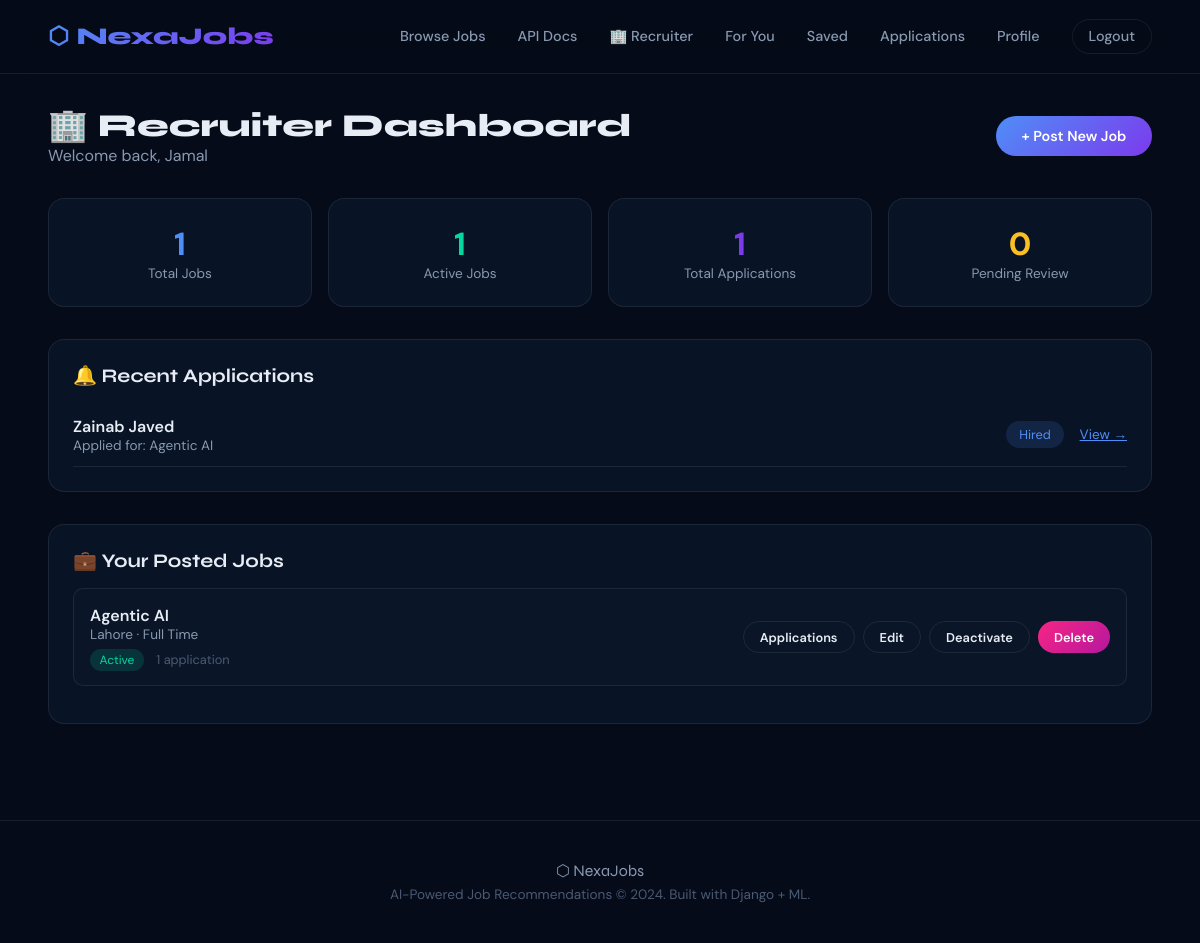
Screenshot of /recruiter/ (signed in) with the database file from the repository.
### feedback/models.py (models this page shows, shortened)
class JobApplication(models.Model):
    STATUS_CHOICES = [
        ('submitted', 'Submitted'),
        ('under_review', 'Under Review'),
        ('shortlisted', 'Shortlisted'),
        ('rejected', 'Rejected'),
        ('hired', 'Hired'),
    ]
    user = models.ForeignKey(User, on_delete=models.CASCADE, related_name='applications')
    job = models.ForeignKey(JobListing, on_delete=models.CASCADE, related_name='applications')
    full_name = models.CharField(max_length=150)
    email = models.EmailField()
    phone = models.CharField(max_length=20)
    cover_letter = models.TextField()
    resume_pdf = models.FileField(upload_to='applications/resumes/')
    portfolio_url = models.URLField(blank=True)
    linkedin_url = models.URLField(blank=True)
    years_of_experience = models.IntegerField(default=0)
    current_company = models.CharField(max_length=150, blank=True)
    expected_salary = models.CharField(max_length=50, blank=True)
    notice_period = models.CharField(max_length=50, blank=True)
    status = models.CharField(max_length=20, choices=STATUS_CHOICES, default='submitted')
    applied_at = models.DateTimeField(auto_now_add=True)
    updated_at = models.DateTimeField(auto_now=True)
    class Meta:
        unique_together = ['user', 'job']
        ordering = ['-applied_at']

### jobs/models.py (models this page shows, shortened)
class JobListing(models.Model):
    title = models.CharField(max_length=200)
    company = models.CharField(max_length=200)
    company_logo = models.URLField(blank=True, default='')
    description = models.TextField()
    required_skills = models.TextField(help_text="Comma-separated skills")
    location = models.CharField(max_length=150)
    job_type = models.CharField(max_length=20, choices=JOB_TYPE_CHOICES, default='full_time')
    category = models.CharField(max_length=30, choices=CATEGORY_CHOICES, default='software')
    experience_required = models.CharField(max_length=10, choices=EXPERIENCE_REQUIRED, default='fresher')
    salary_min = models.IntegerField(null=True, blank=True)
    salary_max = models.IntegerField(null=True, blank=True)
    source_url = models.URLField(blank=True)
    posted_by = models.ForeignKey(User, on_delete=models.SET_NULL, null=True, blank=True, related_name='posted_jobs')
    is_active = models.BooleanField(default=True)
    posted_at = models.DateTimeField(auto_now_add=True)
    updated_at = models.DateTimeField(auto_now=True)
    class Meta:
        ordering = ['-posted_at']

### recruiter/views.py (the view)
    @login_required
    def wrapper(request, *args, **kwargs):
        profile = getattr(request.user, 'profile', None)
        if not profile or not profile.is_recruiter:
            messages.error(request, 'This page is for recruiters only.')
            return redirect('dashboard')
        return view_func(request, *args, **kwargs)

### recruiter/views.py (called while the page is built)
def recruiter_required(view_func):
    @login_required
    def wrapper(request, *args, **kwargs):
        profile = getattr(request.user, 'profile', None)
        if not profile or not profile.is_recruiter:
            messages.error(request, 'This page is for recruiters only.')
            return redirect('dashboard')
        return view_func(request, *args, **kwargs)
    return wrapper

### templates/recruiter/dashboard.html (shortened to what this page needs)
{% extends 'base.html' %}
{% block content %}
<div style="padding:2rem 3rem;max-width:1200px;margin:0 auto;">
  <div style="display:flex;justify-content:space-between;align-items:center;margin-bottom:2rem;">
    <div>
      <h1 style="font-family:'Syne',sans-serif;font-size:2rem;font-weight:800;">🏢 Recruiter Dashboard</h1>
      <p style="color:var(--text2);">Welcome back, {{ request.user.first_name|default:request.user.username }}</p>
    </div>
    <a href="{% url 'post_job' %}" class="btn btn-primary">+ Post New Job</a>
  </div>
  <div style="display:grid;grid-template-columns:repeat(4,1fr);gap:1rem;margin-bottom:2rem;">
    <div class="glass-card" style="padding:1.5rem;text-align:center;">
      <div style="font-size:2rem;font-weight:800;color:var(--accent);">{{ total_jobs }}</div>
      <div style="color:var(--text2);font-size:.85rem;">Total Jobs</div>
    </div>
    <div class="glass-card" style="padding:1.5rem;text-align:center;">
      <div style="font-size:2rem;font-weight:800;color:#06d6a0;">{{ active_jobs }}</div>
      <div style="color:var(--text2);font-size:.85rem;">Active Jobs</div>
    </div>
    <div class="glass-card" style="padding:1.5rem;text-align:center;">
      <div style="font-size:2rem;font-weight:800;color:var(--accent2);">{{ total_applications }}</div>
      <div style="color:var(--text2);font-size:.85rem;">Total Applications</div>
    </div>
    <div class="glass-card" style="padding:1.5rem;text-align:center;">
      <div style="font-size:2rem;font-weight:800;color:#fbbf24;">{{ pending_applications }}</div>
      <div style="color:var(--text2);font-size:.85rem;">Pending Review</div>
    </div>
  </div>
  {% if recent_applications %}
  <div class="glass-card" style="padding:1.5rem;margin-bottom:2rem;">
    <h2 style="font-family:'Syne',sans-serif;font-size:1.2rem;margin-bottom:1rem;">🔔 Recent Applications</h2>
    {% for app in recent_applications %}
    <div style="display:flex;justify-content:space-between;align-items:center;padding:.8rem 0;border-bottom:1px solid var(--glass-border);">
      <div>
        <div style="font-weight:600;">{{ app.full_name }}</div>
        <div style="color:var(--text2);font-size:.85rem;">Applied for: {{ app.job.title }}</div>
      </div>
      <div style="display:flex;align-items:center;gap:1rem;">
        <span style="background:rgba(79,142,247,0.15);color:var(--accent);padding:.3rem .8rem;border-radius:50px;font-size:.8rem;">{{ app.get_status_display }}</span>
        <a href="{% url 'job_applications' app.job.pk %}" style="color:var(--accent);font-size:.85rem;">View →</a>
      </div>
    </div>
    {% endfor %}
  </div>
  {% endif %}
  <div class="glass-card" style="padding:1.5rem;">
    <h2 style="font-family:'Syne',sans-serif;font-size:1.2rem;margin-bottom:1rem;">💼 Your Posted Jobs</h2>
    {% if jobs %}
    {% for job in jobs %}
    <div style="display:flex;justify-content:space-between;align-items:center;padding:1rem;border:1px solid var(--glass-border);border-radius:10px;margin-bottom:.8rem;background:var(--bg2);">
      <div>
        <div style="font-weight:600;font-size:1rem;">{{ job.title }}</div>
        <div style="color:var(--text2);font-size:.85rem;">{{ job.location }} · {{ job.get_job_type_display }}</div>
        <div style="margin-top:.3rem;">
          {% if job.is_active %}
          <span style="background:rgba(6,214,160,0.15);color:#06d6a0;padding:.2rem .6rem;border-radius:50px;font-size:.75rem;">Active</span>
          {% else %}
          <span style="background:rgba(248,113,113,0.15);color:#f87171;padding:.2rem .6rem;border-radius:50px;font-size:.75rem;">Inactive</span>
          {% endif %}
          <span style="color:var(--text3);font-size:.8rem;margin-left:.5rem;">{{ job.applications.count }} application{{ job.applications.count|pluralize }}</span>
        </div>
      </div>
      <div style="display:flex;gap:.5rem;flex-wrap:wrap;justify-content:flex-end;">
        <a href="{% url 'job_applications' job.pk %}" class="btn btn-outline" style="padding:.4rem 1rem;font-size:.8rem;">Applications</a>
        <a href="{% url 'edit_job' job.pk %}" class="btn btn-outline" style="padding:.4rem 1rem;font-size:.8rem;">Edit</a>
        <a href="{% url 'toggle_job' job.pk %}" class="btn btn-outline" style="padding:.4rem 1rem;font-size:.8rem;">{% if job.is_active %}Deactivate{% else %}Activate{% endif %}</a>
        <a href="{% url 'delete_job' job.pk %}" class="btn btn-danger" style="padding:.4rem 1rem;font-size:.8rem;" onclick="return confirm('Delete this job?')">Delete</a>
      </div>
    </div>
    {% endfor %}
    {% else %}
    <p style="color:var(--text2);text-align:center;padding:2rem;">No jobs posted yet. <a href="{% url 'post_job' %}" style="color:var(--accent);">Post your first job →</a></p>
    {% endif %}
  </div>
</div>
{% endblock %}

### templates/base.html (style rules this page uses)
*,*::before,*::after { box-sizing:border-box;margin:0;padding:0; }
:root { --bg:#050b18;--bg2:#0a1628;--bg3:#0f1f38; --glass:rgba(255,255,255,0.04);--glass-border:rgba(255,255,255,0.08); --accent:#4f8ef7;--accent2:#7c3aed;--accent3:#06d6a0; --text:#e8edf5;--text2:#8899b0;--text3:#4a5a72; --card:rgba(10,22,40,0.85); --glow:0 0 40px rgba(79,142,247,0.15); --radius:16px;--radius-sm:10px; }
html { scroll-behavior:smooth; }
body { background:var(--bg);color:var(--text);font-family:'DM Sans',sans-serif;min-height:100vh;overflow-x:hidden; }
.glass-card { background:var(--card);border:1px solid var(--glass-border);border-radius:var(--radius);backdrop-filter:blur(20px);transition:transform .3s,box-shadow .3s,border-color .3s; }
.btn { display:inline-flex;align-items:center;gap:.5rem;padding:.7rem 1.6rem;border-radius:50px;font-weight:600;font-size:.9rem;cursor:pointer;transition:all .25s;border:none;text-decoration:none; }
.btn-primary { background:linear-gradient(135deg,var(--accent),var(--accent2));color:#fff; }
.btn-outline { background:transparent;color:var(--text);border:1px solid var(--glass-border); }
.btn-danger { background:linear-gradient(135deg,#f72585,#b5179e);color:#fff; }

### rows the page displays
JobApplication: full_name "Zainab Javed", job "Agentic AI", status "Hired"
JobListing: title "Agentic AI", location "Lahore", job_type "Full Time", is_active "Active", applications.count "1"

### other values shown
{{ request.user.first_name|default:request.user.username }} "Jamal"
{{ total_jobs }} "1"
{{ active_jobs }} "1"
{{ total_applications }} "1"
{{ pending_applications }} "0"
